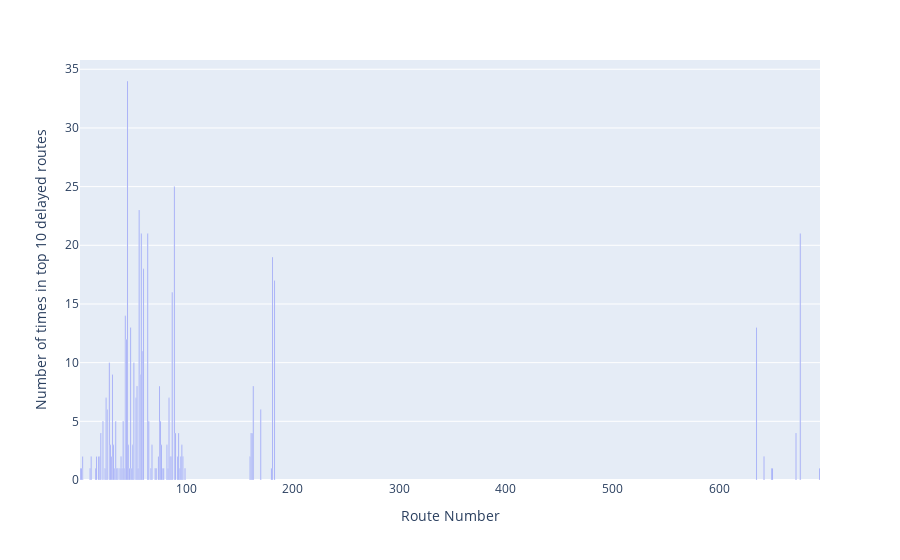

Here is the notebook cell this chart was saved with:
### Code cell
px.bar(x = delayed_route_map.keys(), y = delayed_route_map.values(), labels={'x':'Route Number', 'y':'Number of times in top 10 delayed routes'})

### Figure 1 — Plotly figure (JSON) as saved in the notebook; plotly's stock layout.template omitted (floating-point values rounded to 4 significant figures)
{"data": [{"alignmentgroup": "True", "hovertemplate": "Route Number=%{x}<br>Number of times in top 10 delayed routes=%{y}<extra></extra>", "legendgroup": "", "marker": {"color": "#636efa", "pattern": {"shape": ""}}, "name": "", "offsetgroup": "", "orientation": "v", "showlegend": false, "textposition": "auto", "type": "bar", "x": [84, 78, 86, 64, 183, 19, 99, 56, 53, 181, 46, 25, 48, 42, 163, 3, 162, 57, 59, 161, 54, 58, 87, 34, 31, 75, 51, 72, 28, 39, 36, 170, 35, 30, 71, 33, 41, 22, 68, 65, 32, 1, 45, 60, 76, 160, 94, 82, 649, 180, 97, 95, 92, 2, 676, 26, 93, 29, 15, 43, 18, 77, 20, 74, 47, 694, 89, 49, 10, 90, 79, 642, 635, 67, 16, 672, 44, 650, 50, 11, 85, 96, 83, 38, 24, 55, 40], "xaxis": "x", "y": [7, 1, 2, 21, 17, 2, 1, 23, 7, 19, 3, 7, 13, 1, 8, 2, 4, 9, 11, 4, 8, 21, 16, 5, 9, 8, 10, 1, 10, 2, 1, 6, 1, 2, 1, 1, 5, 5, 3, 5, 3, 1, 34, 18, 5, 2, 1, 3, 1, 1, 2, 2, 2, 1, 21, 6, 4, 3, 1, 14, 2, 3, 4, 2, 1, 1, 25, 1, 1, 4, 1, 2, 13, 1, 2, 4, 12, 1, 3, 2, 2, 3, 1, 1, 1, 1, 1], "yaxis": "y"}], "layout": {"barmode": "relative", "legend": {"tracegroupgap": 0}, "margin": {"t": 60}, "xaxis": {"anchor": "y", "domain": [0, 1], "title": {"text": "Route Number"}}, "yaxis": {"anchor": "x", "domain": [0, 1], "title": {"text": "Number of times in top 10 delayed routes"}}}}
